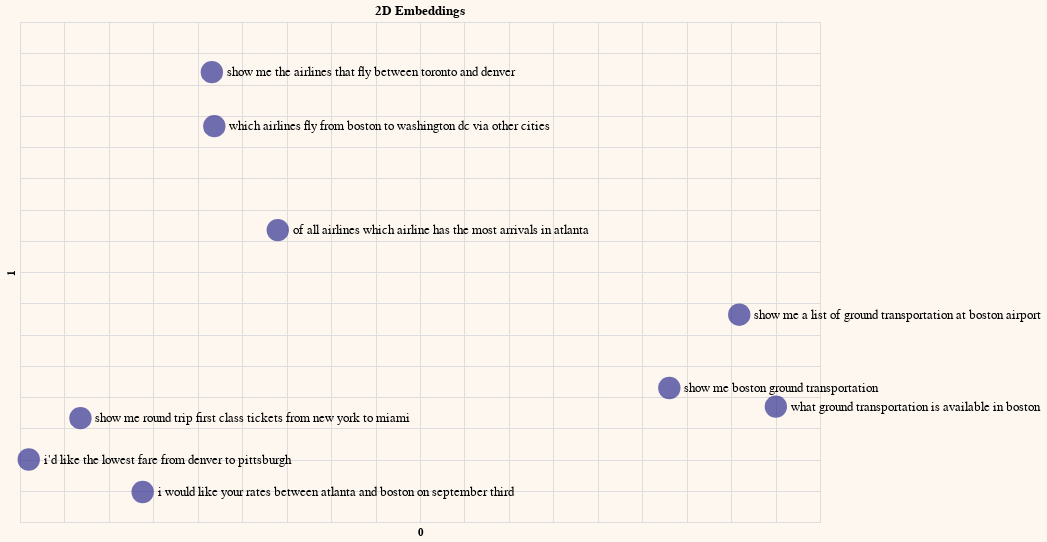

Notebook code for this chart:
### Code cell
# Step 4: Visualize Embeddings on a 2D Plot

# Function to generate the 2D plot
def generate_chart(df,xcol,ycol,lbl='on',color='basic',title=''):
    chart = alt.Chart(df).mark_circle(size=500).encode(
        x=
        alt.X(xcol,
              scale=alt.Scale(zero=False),
              axis=alt.Axis(labels=False, ticks=False, domain=False)
             ),
        y=
        alt.Y(ycol,
              scale=alt.Scale(zero=False),
              axis=alt.Axis(labels=False, ticks=False, domain=False)
             ),
        color= alt.value('#333293') if color == 'basic' else color,
        tooltip=['query']
    )
    
    if lbl == 'on':
        text = chart.mark_text(align='left', baseline='middle',dx=15, size=13,color='black').encode(text='query', color= alt.value('black'))
    else:
        text = chart.mark_text(align='left', baseline='middle',dx=10).encode()
        
    result = (chart + text).configure(background="#FDF7F0").properties(
        width=800,
        height=500,
        title=title
    ).configure_legend(orient='bottom', titleFontSize=18,labelFontSize=18)
    
    return result


# Reduce embeddings to 2 principal components to aid visualization
embeds_pc2 = get_pc(embeds, 2)

# Add the principal components to dataframe
df_pc2 = pd.concat([df, pd.DataFrame(embeds_pc2)], axis=1)

# Plot the 2D embeddings on a chart
df_pc2.columns = df_pc2.columns.astype(str)
generate_chart(df_pc2.iloc[:sample],'0','1',title='2D Embeddings')

### Figure 1 — Vega-Lite specification as saved in the notebook (floating-point values rounded to 4 significant figures; data arrays with more than 128 entries replaced by an {"elided": "..."} marker saying what was removed)
{"config": {"view": {"continuousWidth": 300, "continuousHeight": 300}, "background": "#FDF7F0", "legend": {"labelFontSize": 18, "orient": "bottom", "titleFontSize": 18}}, "layer": [{"mark": {"type": "circle", "size": 500}, "encoding": {"color": {"value": "#333293"}, "tooltip": [{"field": "query", "type": "nominal"}], "x": {"axis": {"domain": false, "labels": false, "ticks": false}, "field": "0", "scale": {"zero": false}, "type": "quantitative"}, "y": {"axis": {"domain": false, "labels": false, "ticks": false}, "field": "1", "scale": {"zero": false}, "type": "quantitative"}}}, {"mark": {"type": "text", "align": "left", "baseline": "middle", "color": "black", "dx": 15, "size": 13}, "encoding": {"color": {"value": "black"}, "text": {"field": "query", "type": "nominal"}, "tooltip": [{"field": "query", "type": "nominal"}], "x": {"axis": {"domain": false, "labels": false, "ticks": false}, "field": "0", "scale": {"zero": false}, "type": "quantitative"}, "y": {"axis": {"domain": false, "labels": false, "ticks": false}, "field": "1", "scale": {"zero": false}, "type": "quantitative"}}}], "data": {"name": "data-41aaa0056d83d330fb8f144612272c60"}, "height": 500, "title": "2D Embeddings", "width": 800, "$schema": "https://vega.github.io/schema/vega-lite/v5.20.1.json", "datasets": {"data-41aaa0056d83d330fb8f144612272c60": [{"query": " which airlines fly from boston to washington dc via other cities", "query_embeds": {"elided": "1536 float values"}, "0": -0.08138, "1": 0.4333}, {"query": " show me the airlines that fly between toronto and denver", "query_embeds": {"elided": "1536 float values"}, "0": -0.08416, "1": 0.5197}, {"query": " show me round trip first class tickets from new york to miami", "query_embeds": {"elided": "1536 float values"}, "0": -0.232, "1": -0.03389}, {"query": " i'd like the lowest fare from denver to pittsburgh", "query_embeds": {"elided": "1536 float values"}, "0": -0.2902, "1": -0.1}, {"query": " show me a list of ground transportation at boston airport", "query_embeds": {"elided": "1536 float values"}, "0": 0.5092, "1": 0.1317}, {"query": " show me boston ground transportation", "query_embeds": {"elided": "1536 float values"}, "0": 0.4305, "1": 0.01437}, {"query": " of all airlines which airline has the most arrivals in atlanta", "query_embeds": {"elided": "1536 float values"}, "0": -0.01, "1": 0.2671}, {"query": " what ground transportation is available in boston", "query_embeds": {"elided": "1536 float values"}, "0": 0.5503, "1": -0.01532}, {"query": " i would like your rates between atlanta and boston on september third", "query_embeds": {"elided": "1536 float values"}, "0": -0.162, "1": -0.152}]}}
